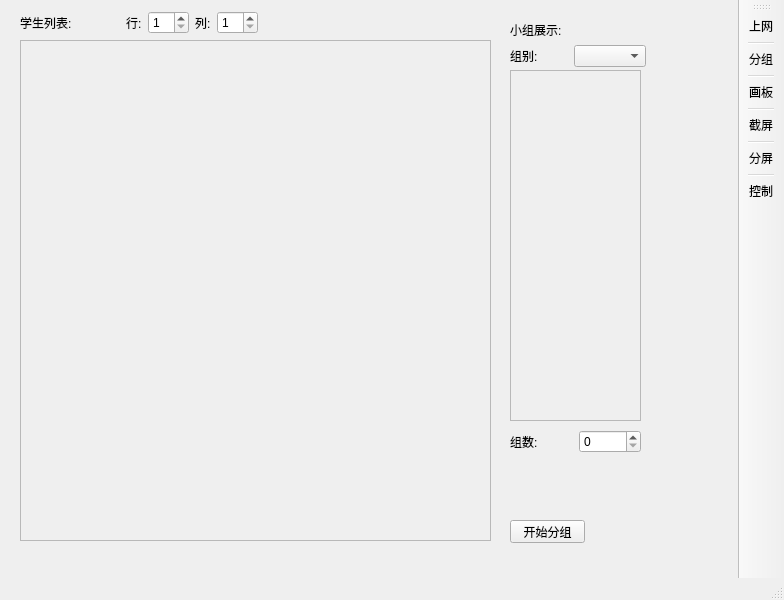
<?xml version="1.0" encoding="UTF-8"?>
<ui version="4.0">
 <class>MainWindow</class>
 <widget class="QMainWindow" name="MainWindow">
  <property name="geometry">
   <rect>
    <x>0</x>
    <y>0</y>
    <width>784</width>
    <height>600</height>
   </rect>
  </property>
  <property name="windowTitle">
   <string>MainWindow</string>
  </property>
  <widget class="QWidget" name="centralwidget">
   <widget class="QScrollArea" name="scrollArea_studentList">
    <property name="geometry">
     <rect>
      <x>20</x>
      <y>40</y>
      <width>471</width>
      <height>501</height>
     </rect>
    </property>
    <property name="widgetResizable">
     <bool>true</bool>
    </property>
    <widget class="QWidget" name="scrollAreaWidgetContents_studentList">
     <property name="geometry">
      <rect>
       <x>0</x>
       <y>0</y>
       <width>469</width>
       <height>499</height>
      </rect>
     </property>
    </widget>
   </widget>
   <widget class="QScrollArea" name="scrollArea_grouplist">
    <property name="geometry">
     <rect>
      <x>510</x>
      <y>70</y>
      <width>131</width>
      <height>351</height>
     </rect>
    </property>
    <property name="widgetResizable">
     <bool>true</bool>
    </property>
    <widget class="QWidget" name="scrollAreaWidgetContents_groupList">
     <property name="geometry">
      <rect>
       <x>0</x>
       <y>0</y>
       <width>129</width>
       <height>349</height>
      </rect>
     </property>
    </widget>
   </widget>
   <widget class="QPushButton" name="pushButton_grouping">
    <property name="geometry">
     <rect>
      <x>510</x>
      <y>520</y>
      <width>75</width>
      <height>23</height>
     </rect>
    </property>
    <property name="text">
     <string>开始分组</string>
    </property>
   </widget>
   <widget class="QWidget" name="layoutWidget">
    <property name="geometry">
     <rect>
      <x>510</x>
      <y>430</y>
      <width>131</width>
      <height>23</height>
     </rect>
    </property>
    <layout class="QHBoxLayout" name="horizontalLayout_3">
     <item>
      <widget class="QLabel" name="label_groupNum">
       <property name="text">
        <string>组数:</string>
       </property>
      </widget>
     </item>
     <item>
      <widget class="QSpinBox" name="spinBox_groupNum"/>
     </item>
    </layout>
   </widget>
   <widget class="QWidget" name="">
    <property name="geometry">
     <rect>
      <x>20</x>
      <y>10</y>
      <width>238</width>
      <height>25</height>
     </rect>
    </property>
    <layout class="QHBoxLayout" name="horizontalLayout_4">
     <item>
      <widget class="QLabel" name="label_studentList">
       <property name="text">
        <string>学生列表:</string>
       </property>
      </widget>
     </item>
     <item>
      <layout class="QHBoxLayout" name="horizontalLayout_2">
       <item>
        <widget class="QLabel" name="label_row">
         <property name="text">
          <string>行:</string>
         </property>
        </widget>
       </item>
       <item>
        <widget class="QSpinBox" name="spinBox_row">
         <property name="minimum">
          <number>1</number>
         </property>
        </widget>
       </item>
       <item>
        <widget class="QLabel" name="label_col">
         <property name="text">
          <string>列:</string>
         </property>
        </widget>
       </item>
       <item>
        <widget class="QSpinBox" name="spinBox_col">
         <property name="minimum">
          <number>1</number>
         </property>
        </widget>
       </item>
      </layout>
     </item>
    </layout>
   </widget>
   <widget class="QWidget" name="">
    <property name="geometry">
     <rect>
      <x>510</x>
      <y>20</y>
      <width>136</width>
      <height>47</height>
     </rect>
    </property>
    <layout class="QVBoxLayout" name="verticalLayout">
     <item>
      <widget class="QLabel" name="label_groupView">
       <property name="text">
        <string>小组展示:</string>
       </property>
      </widget>
     </item>
     <item>
      <layout class="QHBoxLayout" name="horizontalLayout">
       <item>
        <widget class="QLabel" name="label">
         <property name="text">
          <string>组别:</string>
         </property>
        </widget>
       </item>
       <item>
        <widget class="QComboBox" name="comboBox_group"/>
       </item>
      </layout>
     </item>
    </layout>
   </widget>
  </widget>
  <widget class="QMenuBar" name="menubar">
   <property name="geometry">
    <rect>
     <x>0</x>
     <y>0</y>
     <width>784</width>
     <height>26</height>
    </rect>
   </property>
  </widget>
  <widget class="QStatusBar" name="statusbar"/>
  <widget class="QToolBar" name="toolBar">
   <property name="windowTitle">
    <string>toolBar</string>
   </property>
   <attribute name="toolBarArea">
    <enum>RightToolBarArea</enum>
   </attribute>
   <attribute name="toolBarBreak">
    <bool>false</bool>
   </attribute>
   <addaction name="action_surf"/>
   <addaction name="separator"/>
   <addaction name="action_grouping"/>
   <addaction name="separator"/>
   <addaction name="action_draw"/>
   <addaction name="separator"/>
   <addaction name="action_shortCut"/>
   <addaction name="separator"/>
   <addaction name="action_shareScreen"/>
   <addaction name="separator"/>
   <addaction name="action_contral"/>
  </widget>
  <action name="action_surf">
   <property name="text">
    <string>上网</string>
   </property>
   <property name="toolTip">
    <string>&lt;html&gt;&lt;head/&gt;&lt;body&gt;&lt;p&gt;上网&lt;/p&gt;&lt;/body&gt;&lt;/html&gt;</string>
   </property>
  </action>
  <action name="action_grouping">
   <property name="text">
    <string>分组</string>
   </property>
   <property name="toolTip">
    <string>&lt;html&gt;&lt;head/&gt;&lt;body&gt;&lt;p&gt;分组&lt;/p&gt;&lt;/body&gt;&lt;/html&gt;</string>
   </property>
  </action>
  <action name="action_draw">
   <property name="text">
    <string>画板</string>
   </property>
   <property name="toolTip">
    <string>&lt;html&gt;&lt;head/&gt;&lt;body&gt;&lt;p&gt;画板&lt;/p&gt;&lt;/body&gt;&lt;/html&gt;</string>
   </property>
  </action>
  <action name="action_shortCut">
   <property name="text">
    <string>截屏</string>
   </property>
   <property name="toolTip">
    <string>&lt;html&gt;&lt;head/&gt;&lt;body&gt;&lt;p&gt;截屏&lt;/p&gt;&lt;/body&gt;&lt;/html&gt;</string>
   </property>
  </action>
  <action name="action_shareScreen">
   <property name="text">
    <string>分屏</string>
   </property>
   <property name="toolTip">
    <string>&lt;html&gt;&lt;head/&gt;&lt;body&gt;&lt;p&gt;屏幕分享&lt;/p&gt;&lt;/body&gt;&lt;/html&gt;</string>
   </property>
  </action>
  <action name="action_contral">
   <property name="text">
    <string>控制</string>
   </property>
   <property name="toolTip">
    <string>&lt;html&gt;&lt;head/&gt;&lt;body&gt;&lt;p&gt;控制学生&lt;/p&gt;&lt;/body&gt;&lt;/html&gt;</string>
   </property>
  </action>
 </widget>
 <resources/>
 <connections/>
</ui>
